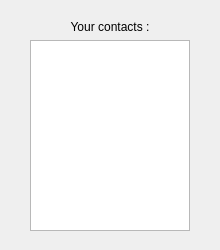
<?xml version="1.0" encoding="UTF-8"?>
<ui version="4.0">
 <class>Contacts</class>
 <widget class="QDialog" name="Contacts">
  <property name="geometry">
   <rect>
    <x>0</x>
    <y>0</y>
    <width>220</width>
    <height>250</height>
   </rect>
  </property>
  <property name="sizePolicy">
   <sizepolicy hsizetype="Fixed" vsizetype="Fixed">
    <horstretch>0</horstretch>
    <verstretch>0</verstretch>
   </sizepolicy>
  </property>
  <property name="minimumSize">
   <size>
    <width>220</width>
    <height>250</height>
   </size>
  </property>
  <property name="maximumSize">
   <size>
    <width>220</width>
    <height>250</height>
   </size>
  </property>
  <property name="sizeIncrement">
   <size>
    <width>220</width>
    <height>250</height>
   </size>
  </property>
  <property name="baseSize">
   <size>
    <width>220</width>
    <height>250</height>
   </size>
  </property>
  <property name="windowTitle">
   <string>Dialog</string>
  </property>
  <widget class="QWidget" name="verticalLayoutWidget">
   <property name="geometry">
    <rect>
     <x>30</x>
     <y>20</y>
     <width>160</width>
     <height>211</height>
    </rect>
   </property>
   <layout class="QVBoxLayout" name="contactsLayout">
    <item>
     <widget class="QLabel" name="text_yourContacts">
      <property name="text">
       <string>Your contacts :</string>
      </property>
      <property name="alignment">
       <set>Qt::AlignCenter</set>
      </property>
     </widget>
    </item>
    <item>
     <widget class="QListWidget" name="friendsListWidget"/>
    </item>
   </layout>
  </widget>
 </widget>
 <resources/>
 <connections/>
</ui>
